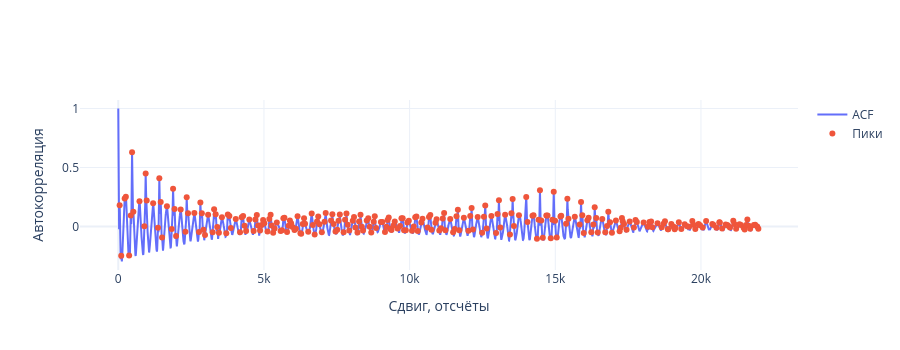

Here is the notebook cell this chart was saved with:
### Markdown cell above
## Автокорреляция

Смотрим значения ACF на найденных сечениях.

### Code cell
acf_modified = acf(x_acc_test_m, nlags=len(x_acc_test_m) - 3000, fft=True)
acf_peaks, _ = find_peaks(acf_modified)
fig = go.Figure()
fig.add_scatter(y=acf_modified, mode='lines', name='ACF')
fig.add_scatter(x=acf_peaks, y=acf_modified[acf_peaks], mode='markers', name='Пики')
fig.update_layout(template='plotly_white', height=350,
                  xaxis_title='Сдвиг, отсчёты', yaxis_title='Автокорреляция')
fig.show()

### Figure 1 — Plotly figure (JSON) as saved in the notebook; plotly's stock layout.template omitted (floating-point values rounded to 4 significant figures; data arrays with more than 128 entries replaced by an {"elided": "..."} marker saying what was removed)
{"data": [{"mode": "lines", "name": "ACF", "type": "scatter", "y": {"elided": "22001 float values"}}, {"mode": "markers", "name": "Пики", "type": "scatter", "x": {"elided": "284 int values"}, "y": {"elided": "284 float values"}}], "layout": {"height": 350, "xaxis": {"title": {"text": "Сдвиг, отсчёты"}}, "yaxis": {"title": {"text": "Автокорреляция"}}}}
